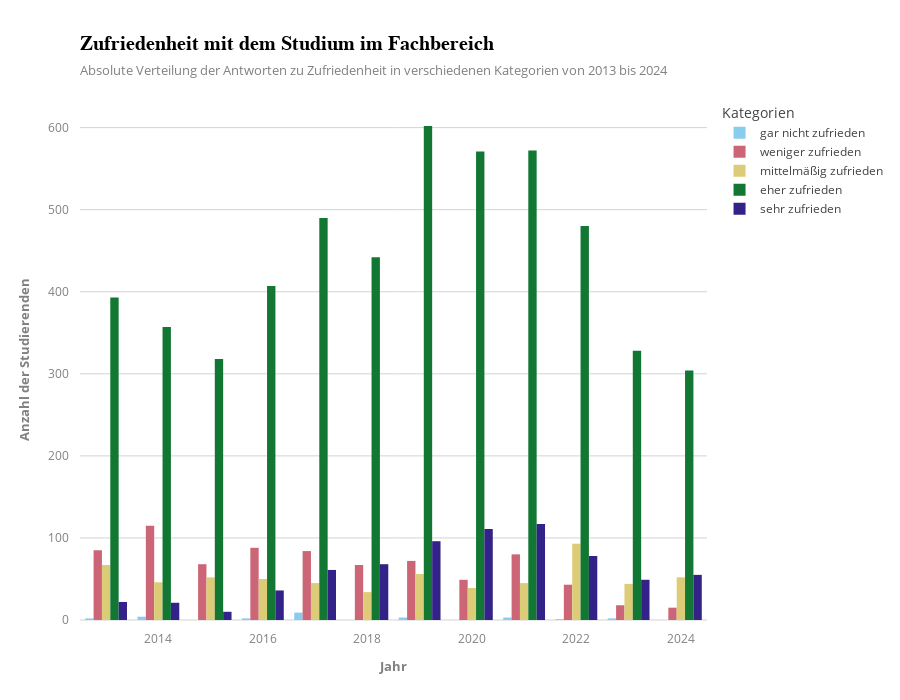

The cell this chart's notebook holds for it:
### Code cell
infoviz_template = dict(
    layout=dict(
        template="plotly_white",
        title=dict(
            font=dict(size=20, family="Arial", weight="bold", color="black"),
            xanchor="left",  
            xref="paper",
            x=0,
            subtitle=dict(
                text="Absolute Verteilung der Antworten zu Zufriedenheit in verschiedenen Kategorien von 2013 bis 2024",
                font=dict(color="gray", size=13),
            ),
        ),
        xaxis=dict(
            showgrid=False,
            zerolinecolor="lightgrey",
            tickfont=dict(color="grey", size=12),
            title_font=dict(color="grey", weight="bold", size=13),
            title_standoff=15,
            ticklabelstandoff=10,
            ticklabelposition="outside bottom"
        ),
        yaxis=dict(
            showgrid=True, gridcolor="lightgrey",
            zerolinecolor="lightgrey",
            tickfont=dict(color="grey", size=12),
            title_font=dict(color="grey", weight="bold", size=13),
            title_standoff=15,
            ticklabelstandoff=10,
            ticklabelposition="outside left"
        ),
    )
)

pio.templates["infoviz"] = infoviz_template

category_order = [
    'gar nicht zufrieden (%)', 
    'weniger zufrieden (%)', 
    'mittelmäßig zufrieden (%)', 
    'eher zufrieden (%)', 
    'sehr zufrieden (%)'
]

df['Category'] = pd.Categorical(df['Category'], categories=category_order, ordered=True)

df = df.sort_values(by=['Jahr', 'Category'])

fig = px.bar(df, x="Jahr", 
             y="sum", 
             color="Category", 
             title="Zufriedenheit mit dem Studium im Fachbereich", 
             color_discrete_sequence=px.colors.qualitative.Safe, 
             template="infoviz",  
             barmode="group", 
             labels={
                 'Jahr': 'Jahr', 
                 'sum': 'Anzahl der Studierenden',
                 'Category': 'Kategorien'
             })

fig.update_layout(height=700)

fig.update_traces(
    name="gar nicht zufrieden", 
    selector=dict(name='gar nicht zufrieden (%)') 
)
fig.update_traces(
    name="weniger zufrieden",
    selector=dict(name='weniger zufrieden (%)')
)
fig.update_traces(
    name="mittelmäßig zufrieden",
    selector=dict(name='mittelmäßig zufrieden (%)')
)
fig.update_traces(
    name="eher zufrieden",
    selector=dict(name='eher zufrieden (%)')
)
fig.update_traces(
    name="sehr zufrieden",
    selector=dict(name='sehr zufrieden (%)')
)

fig.show()

### Figure 1 — Plotly figure (JSON) as saved in the notebook; plotly's stock layout.template omitted (floating-point values rounded to 4 significant figures)
{"data": [{"alignmentgroup": "True", "hovertemplate": "Kategorien=gar nicht zufrieden (%)<br>Jahr=%{x}<br>Anzahl der Studierenden=%{y}<extra></extra>", "legendgroup": "gar nicht zufrieden (%)", "marker": {"color": "rgb(136, 204, 238)", "pattern": {"shape": ""}}, "name": "gar nicht zufrieden", "offsetgroup": "gar nicht zufrieden (%)", "orientation": "v", "showlegend": true, "textposition": "auto", "type": "bar", "x": ["2013", "2014", "2015", "2016", "2017", "2018", "2019", "2020", "2021", "2022", "2023", "2024"], "xaxis": "x", "y": [2, 4, 0, 2, 9, 0, 3, 0, 3, 1, 2, 0], "yaxis": "y"}, {"alignmentgroup": "True", "hovertemplate": "Kategorien=weniger zufrieden (%)<br>Jahr=%{x}<br>Anzahl der Studierenden=%{y}<extra></extra>", "legendgroup": "weniger zufrieden (%)", "marker": {"color": "rgb(204, 102, 119)", "pattern": {"shape": ""}}, "name": "weniger zufrieden", "offsetgroup": "weniger zufrieden (%)", "orientation": "v", "showlegend": true, "textposition": "auto", "type": "bar", "x": ["2013", "2014", "2015", "2016", "2017", "2018", "2019", "2020", "2021", "2022", "2023", "2024"], "xaxis": "x", "y": [85, 115, 68, 88, 84, 67, 72, 49, 80, 43, 18, 15], "yaxis": "y"}, {"alignmentgroup": "True", "hovertemplate": "Kategorien=mittelmäßig zufrieden (%)<br>Jahr=%{x}<br>Anzahl der Studierenden=%{y}<extra></extra>", "legendgroup": "mittelmäßig zufrieden (%)", "marker": {"color": "rgb(221, 204, 119)", "pattern": {"shape": ""}}, "name": "mittelmäßig zufrieden", "offsetgroup": "mittelmäßig zufrieden (%)", "orientation": "v", "showlegend": true, "textposition": "auto", "type": "bar", "x": ["2013", "2014", "2015", "2016", "2017", "2018", "2019", "2020", "2021", "2022", "2023", "2024"], "xaxis": "x", "y": [67, 46, 52, 50, 45, 34, 56, 39, 45, 93, 44, 52], "yaxis": "y"}, {"alignmentgroup": "True", "hovertemplate": "Kategorien=eher zufrieden (%)<br>Jahr=%{x}<br>Anzahl der Studierenden=%{y}<extra></extra>", "legendgroup": "eher zufrieden (%)", "marker": {"color": "rgb(17, 119, 51)", "pattern": {"shape": ""}}, "name": "eher zufrieden", "offsetgroup": "eher zufrieden (%)", "orientation": "v", "showlegend": true, "textposition": "auto", "type": "bar", "x": ["2013", "2014", "2015", "2016", "2017", "2018", "2019", "2020", "2021", "2022", "2023", "2024"], "xaxis": "x", "y": [393, 357, 318, 407, 490, 442, 602, 571, 572, 480, 328, 304], "yaxis": "y"}, {"alignmentgroup": "True", "hovertemplate": "Kategorien=sehr zufrieden (%)<br>Jahr=%{x}<br>Anzahl der Studierenden=%{y}<extra></extra>", "legendgroup": "sehr zufrieden (%)", "marker": {"color": "rgb(51, 34, 136)", "pattern": {"shape": ""}}, "name": "sehr zufrieden", "offsetgroup": "sehr zufrieden (%)", "orientation": "v", "showlegend": true, "textposition": "auto", "type": "bar", "x": ["2013", "2014", "2015", "2016", "2017", "2018", "2019", "2020", "2021", "2022", "2023", "2024"], "xaxis": "x", "y": [22, 21, 10, 36, 61, 68, 96, 111, 117, 78, 49, 55], "yaxis": "y"}], "layout": {"barmode": "group", "height": 700, "legend": {"title": {"text": "Kategorien"}, "tracegroupgap": 0}, "title": {"text": "Zufriedenheit mit dem Studium im Fachbereich"}, "xaxis": {"anchor": "y", "domain": [0, 1], "title": {"text": "Jahr"}}, "yaxis": {"anchor": "x", "domain": [0, 1], "title": {"text": "Anzahl der Studierenden"}}}}
